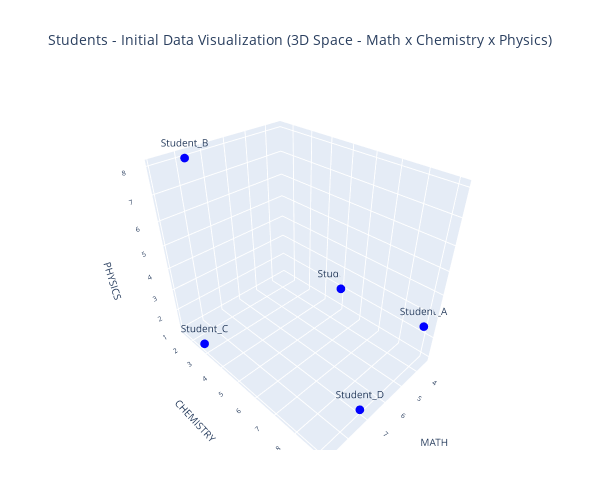

The notebook cell saved with this chart:
### Code cell
# we can plot the same data and see the observations above, as below - better compatibility with cloud .ipynb running, and 
# works fine locally as well:
pio.renderers.default = "jupyterlab"
import plotly.graph_objects as go
fig = go.Figure()

# ---------- 1. Students scatter ----------
fig.add_trace(go.Scatter3d(
    x=entrance_exam_data["MATH"],
    y=entrance_exam_data["CHEMISTRY"],
    z=entrance_exam_data["PHYSICS"],
    mode='markers+text',
    text=entrance_exam_data["STUDENT"],
    textposition='top center',
    textfont=dict(size=10),
    name="Students",
    marker=dict(size=3, color="blue")
))

# ---------- Layout ----------
fig.update_layout(
    title={
        'text': "Students - Initial Data Visualization (3D Space - Math x Chemistry x Physics)",
        'x': 0.5,
        'xanchor': 'center',
        'font': dict(size=14),
        'pad': dict(t=0, b=0)
    },
    legend=dict(
        itemsizing='constant',  # keeps markers same size as in plot
        font=dict(size=11),     # legend text size
    ),
    scene=dict(
        xaxis=dict(title=dict(text="MATH",font=dict(size=10)),tickfont=dict(size=9)),
        yaxis=dict(title=dict(text="CHEMISTRY",font=dict(size=10)),tickfont=dict(size=9)),
        zaxis=dict(title=dict(text="PHYSICS",font=dict(size=10)),tickfont=dict(size=9))
    ),
    width=600,
    height=500,
    margin=dict(
        l=80,
        r=80,
        t=90,
        b=50
    )
)

# ---------- Save ----------
fig.write_html('entrance_exam_data_initial.html')
fig.show()

### Figure 1 — Plotly figure (JSON) as saved in the notebook; plotly's stock layout.template omitted (floating-point values rounded to 4 significant figures)
{"data": [{"marker": {"color": "blue", "size": 3}, "mode": "markers+text", "name": "Students", "text": ["Student_A", "Student_B", "Student_C", "Student_D", "Student_E"], "textfont": {"size": 10}, "textposition": "top center", "type": "scatter3d", "x": [3.7, 7.8, 8.9, 7.0, 3.4], "y": [9.1, 1.5, 2.7, 9.0, 5.0], "z": [2.7, 8.0, 1.0, 1.0, 2.0]}], "layout": {"height": 500, "legend": {"font": {"size": 11}, "itemsizing": "constant"}, "margin": {"b": 50, "l": 80, "r": 80, "t": 90}, "scene": {"xaxis": {"tickfont": {"size": 9}, "title": {"font": {"size": 10}, "text": "MATH"}}, "yaxis": {"tickfont": {"size": 9}, "title": {"font": {"size": 10}, "text": "CHEMISTRY"}}, "zaxis": {"tickfont": {"size": 9}, "title": {"font": {"size": 10}, "text": "PHYSICS"}}}, "title": {"font": {"size": 14}, "pad": {"b": 0, "t": 0}, "text": "Students - Initial Data Visualization (3D Space - Math x Chemistry x Physics)", "x": 0.5, "xanchor": "center"}, "width": 600}}
